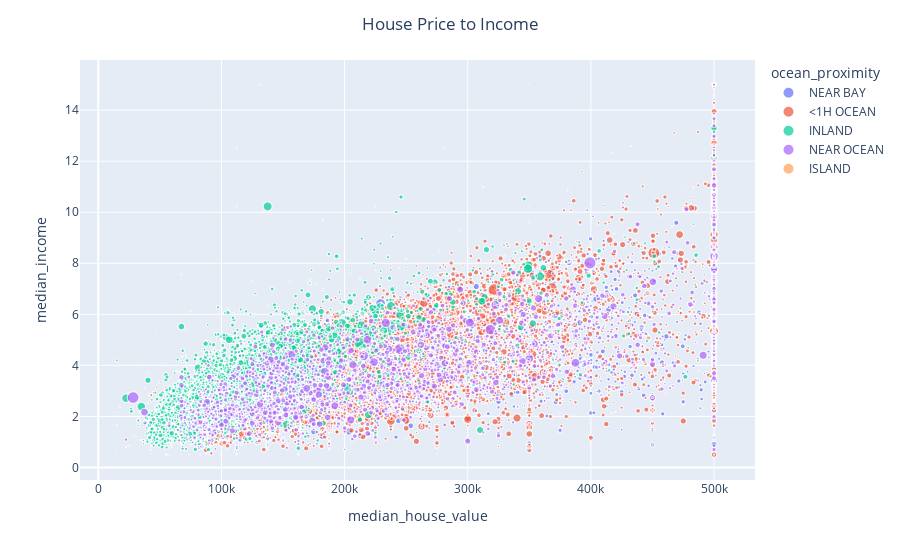

The code cell stored with this chart in its notebook:
### Code cell
# Visualization of our data
import numpy as np
import plotly.express as px

fig = px.scatter(myData1, x='median_house_value', y='median_income', size='population', color='ocean_proximity')
fig.update_layout(title_text='House Price to Income', title_x=0.5)
fig.show()

### Figure 1 — Plotly figure (JSON) as saved in the notebook; plotly's stock layout.template omitted (floating-point values rounded to 4 significant figures; data arrays with more than 128 entries replaced by an {"elided": "..."} marker saying what was removed)
{"data": [{"hovertemplate": "ocean_proximity=NEAR BAY<br>median_house_value=%{x}<br>median_income=%{y}<br>population=%{marker.size}<extra></extra>", "legendgroup": "NEAR BAY", "marker": {"color": "#636efa", "size": {"elided": "2270 int values"}, "sizemode": "area", "sizeref": 89.2, "symbol": "circle"}, "mode": "markers", "name": "NEAR BAY", "showlegend": true, "type": "scattergl", "x": {"elided": "2270 int values"}, "xaxis": "x", "y": {"elided": "2270 float values"}, "yaxis": "y"}, {"hovertemplate": "ocean_proximity=<1H OCEAN<br>median_house_value=%{x}<br>median_income=%{y}<br>population=%{marker.size}<extra></extra>", "legendgroup": "<1H OCEAN", "marker": {"color": "#EF553B", "size": {"elided": "9034 int values"}, "sizemode": "area", "sizeref": 89.2, "symbol": "circle"}, "mode": "markers", "name": "<1H OCEAN", "showlegend": true, "type": "scattergl", "x": {"elided": "9034 int values"}, "xaxis": "x", "y": {"elided": "9034 float values"}, "yaxis": "y"}, {"hovertemplate": "ocean_proximity=INLAND<br>median_house_value=%{x}<br>median_income=%{y}<br>population=%{marker.size}<extra></extra>", "legendgroup": "INLAND", "marker": {"color": "#00cc96", "size": {"elided": "6496 int values"}, "sizemode": "area", "sizeref": 89.2, "symbol": "circle"}, "mode": "markers", "name": "INLAND", "showlegend": true, "type": "scattergl", "x": {"elided": "6496 int values"}, "xaxis": "x", "y": {"elided": "6496 float values"}, "yaxis": "y"}, {"hovertemplate": "ocean_proximity=NEAR OCEAN<br>median_house_value=%{x}<br>median_income=%{y}<br>population=%{marker.size}<extra></extra>", "legendgroup": "NEAR OCEAN", "marker": {"color": "#ab63fa", "size": {"elided": "2628 int values"}, "sizemode": "area", "sizeref": 89.2, "symbol": "circle"}, "mode": "markers", "name": "NEAR OCEAN", "showlegend": true, "type": "scattergl", "x": {"elided": "2628 int values"}, "xaxis": "x", "y": {"elided": "2628 float values"}, "yaxis": "y"}, {"hovertemplate": "ocean_proximity=ISLAND<br>median_house_value=%{x}<br>median_income=%{y}<br>population=%{marker.size}<extra></extra>", "legendgroup": "ISLAND", "marker": {"color": "#FFA15A", "size": [744, 1100, 733, 341, 422], "sizemode": "area", "sizeref": 89.2, "symbol": "circle"}, "mode": "markers", "name": "ISLAND", "showlegend": true, "type": "scattergl", "x": [450000, 414700, 300000, 450000, 287500], "xaxis": "x", "y": [2.158, 2.833, 3.391, 2.736, 2.604], "yaxis": "y"}], "layout": {"legend": {"itemsizing": "constant", "title": {"text": "ocean_proximity"}, "tracegroupgap": 0}, "margin": {"t": 60}, "title": {"text": "House Price to Income", "x": 0.5}, "xaxis": {"anchor": "y", "domain": [0, 1], "title": {"text": "median_house_value"}}, "yaxis": {"anchor": "x", "domain": [0, 1], "title": {"text": "median_income"}}}}
